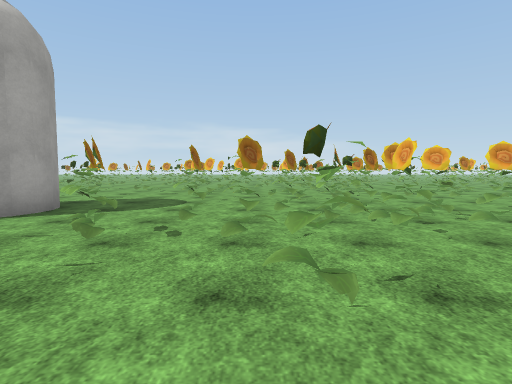
View 1 (above)

24 first-person views from a walk through a 3-D level made in the Unity game engine. The camera is 1.4 m above the floor, tilts 4° down and sees 80° across. The floor is counted in squares, 2 m on a side. Each view is taken from the middle of a square. On the plan, view 1 faces up. The plan holds only what a view shows up to about 10 squares ahead; the rest is blank. The place goes on beyond the plan. The player is left out. Some surface patterns are stand-ins.

View 2
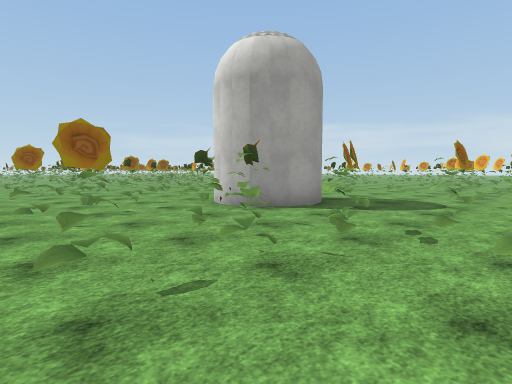

View 3
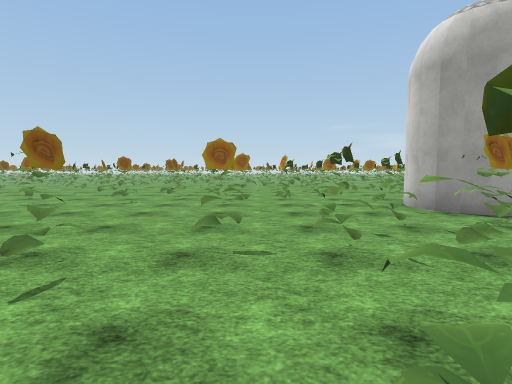

View 4
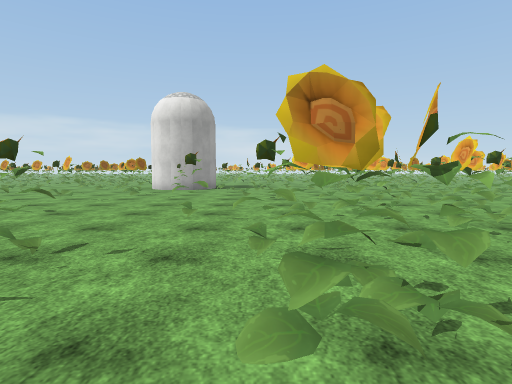

View 5
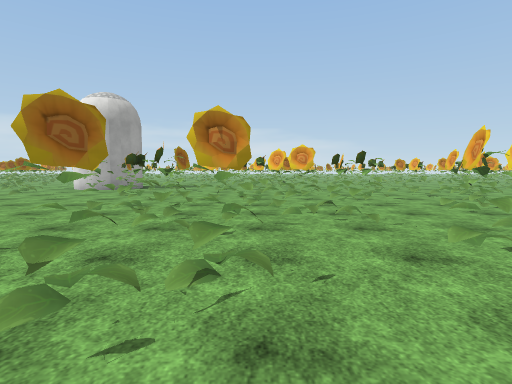

View 6
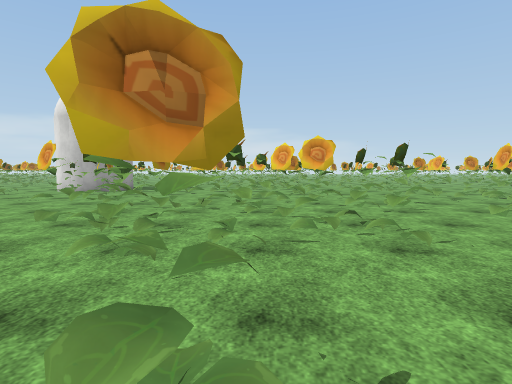

View 7
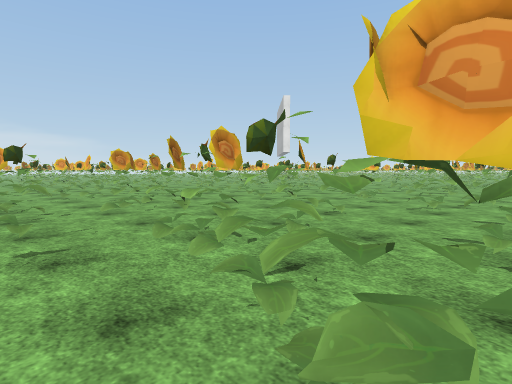

View 8
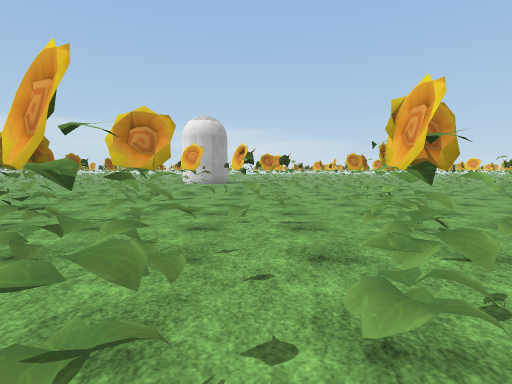

View 9
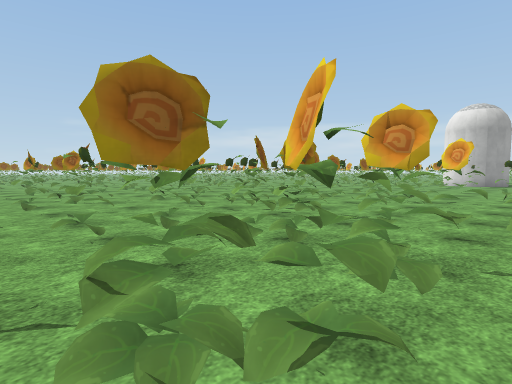

View 10
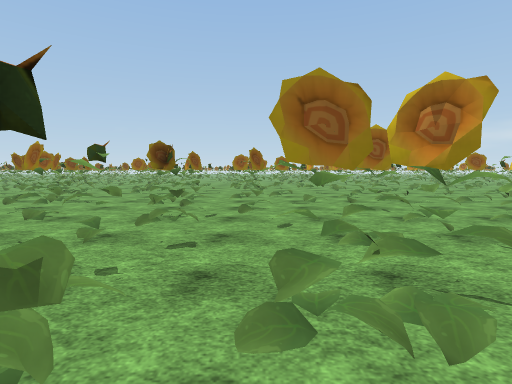

View 11
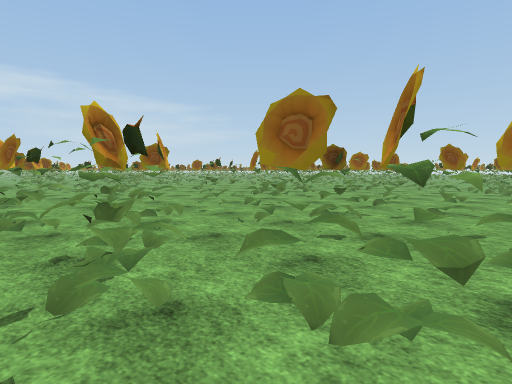

View 12
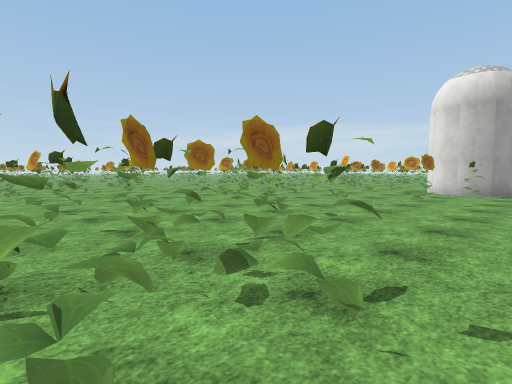

View 13
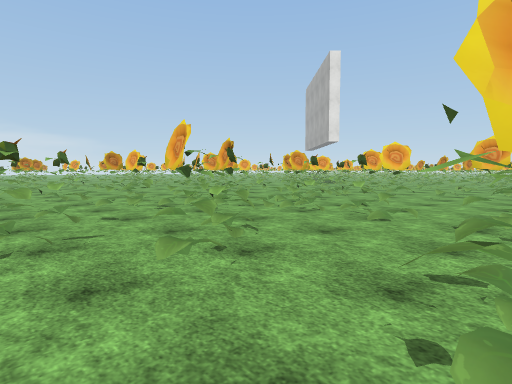

View 14
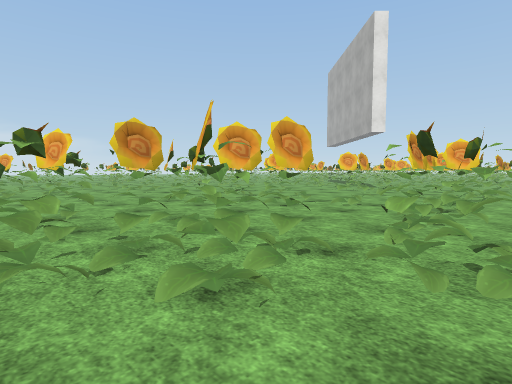

View 15
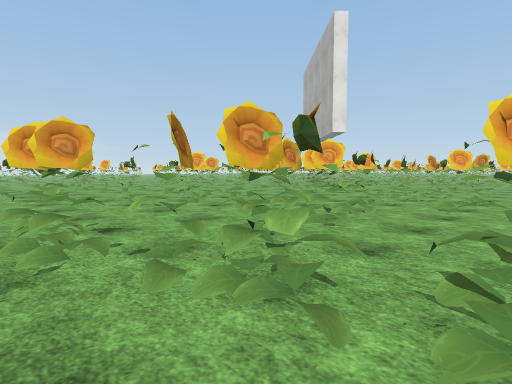

View 16
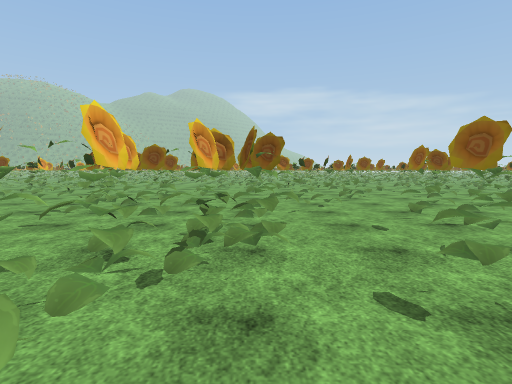

View 17
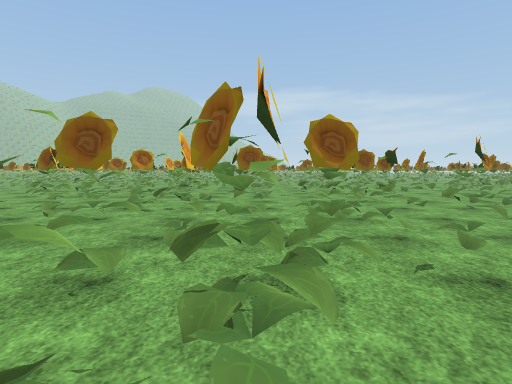

View 18
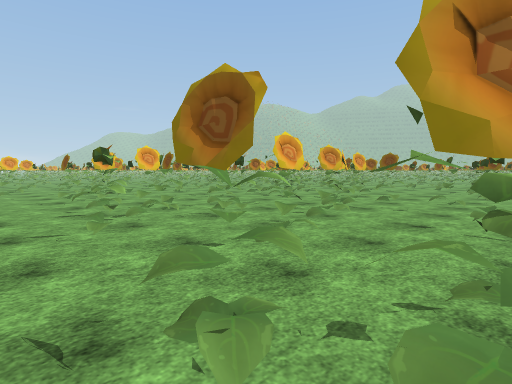

View 19
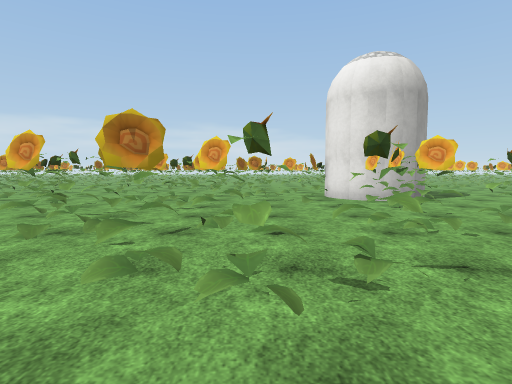

View 20
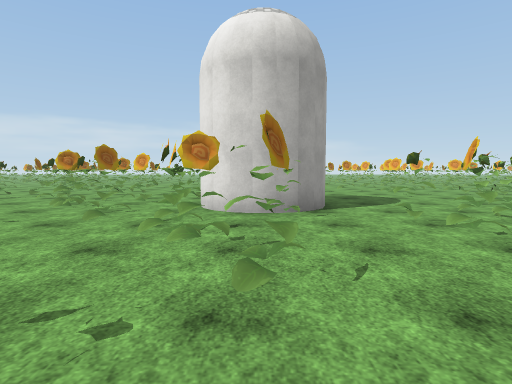

View 21
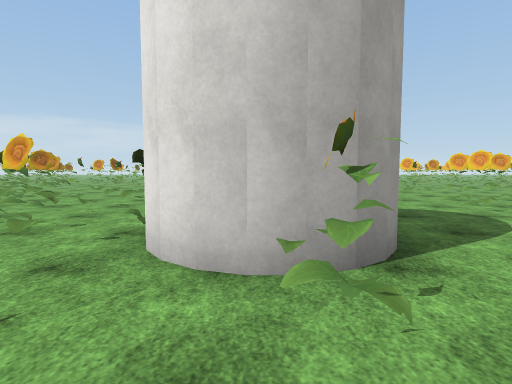

View 22
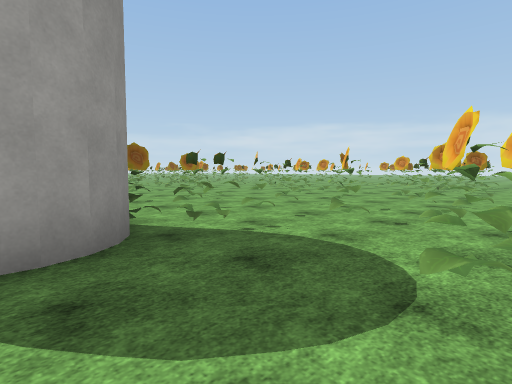

View 23
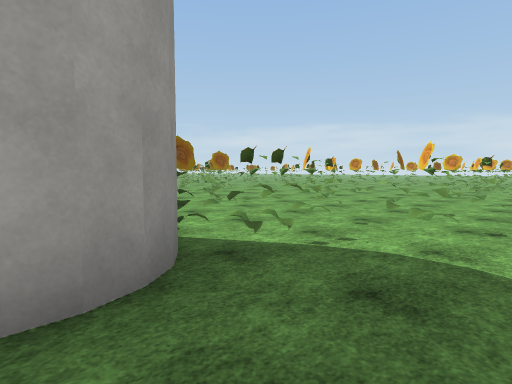

View 24
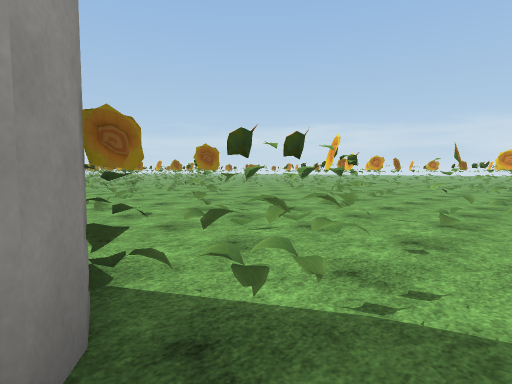

### Floor plan
Key: @ floor where view 1 was taken; # wall or solid block; x gap in a wall; . floor; = window, fence, low wall or low ledge; T thing the floor can be seen under or through.
Columns run from 9 left of view 1 to 15 right of it. Each row starts with its distance up from view 1.
 18     #...
 17    ####.
 16   ...##.
 15  .......
 14 x###...x
 13 ...x....
 12 ..##..#...##
 11 #......#.#=#
 10 #...TT..##=#.. ...
  9 ##....TT. ###....#.
  8 ##.#....####.###..#.
  7 .....x..####..##.....
  6 ##.###........#.#.#..#
  5 ######....T........#...
  4 .# ##...T.TTTT...#..#...
  3 ## ##.##.T.TTTTT.......##
  2    #..##...#TTTT..##..###
  1    =#......#T.TT....T..#
  0  ###.....@TT T.TTTTTTT##
 -1 ###......TT.T...TT
 -2 .##.......T..TT.#
 -3 ......#.TTTT....#
 -4 #..#.....T...####
 -5 #.#.##.#..#.##
 -6 ....##.#x#..##
 -7 TTT..x......#=
 -8 TTTTT TT.....#
 -9 .TT  TT..#####
-10 ##  #TT.##
-11     #.x.##
-12     =##.##
-13       #.##
-14       #..#
-15       #.
-16       ##

Positions as (right, up) in squares from view 1, and headings:
1: (0, 0), facing up
2: (0, 0), facing up-left
3: (1, 1), facing left
4: (-2, -7), facing up
5: (1, -7), facing up
6: (1, -6), facing up
7: (-2, -11), facing up-right
8: (-2, -12), facing up
9: (-2, -12), facing up-left
10: (-2, -13), facing left
11: (-2, -12), facing down-left
12: (-3, -6), facing up-left
13: (3, -4), facing up-right
14: (5, -1), facing up-right
15: (6, -2), facing up-right
16: (6, -2), facing down
17: (-5, -4), facing down
18: (-9, -3), facing down-right
19: (-8, -3), facing up
20: (-5, -1), facing up
21: (-5, 2), facing up
22: (-1, 5), facing up-left
23: (-2, 5), facing up-left
24: (-3, 6), facing up-left
